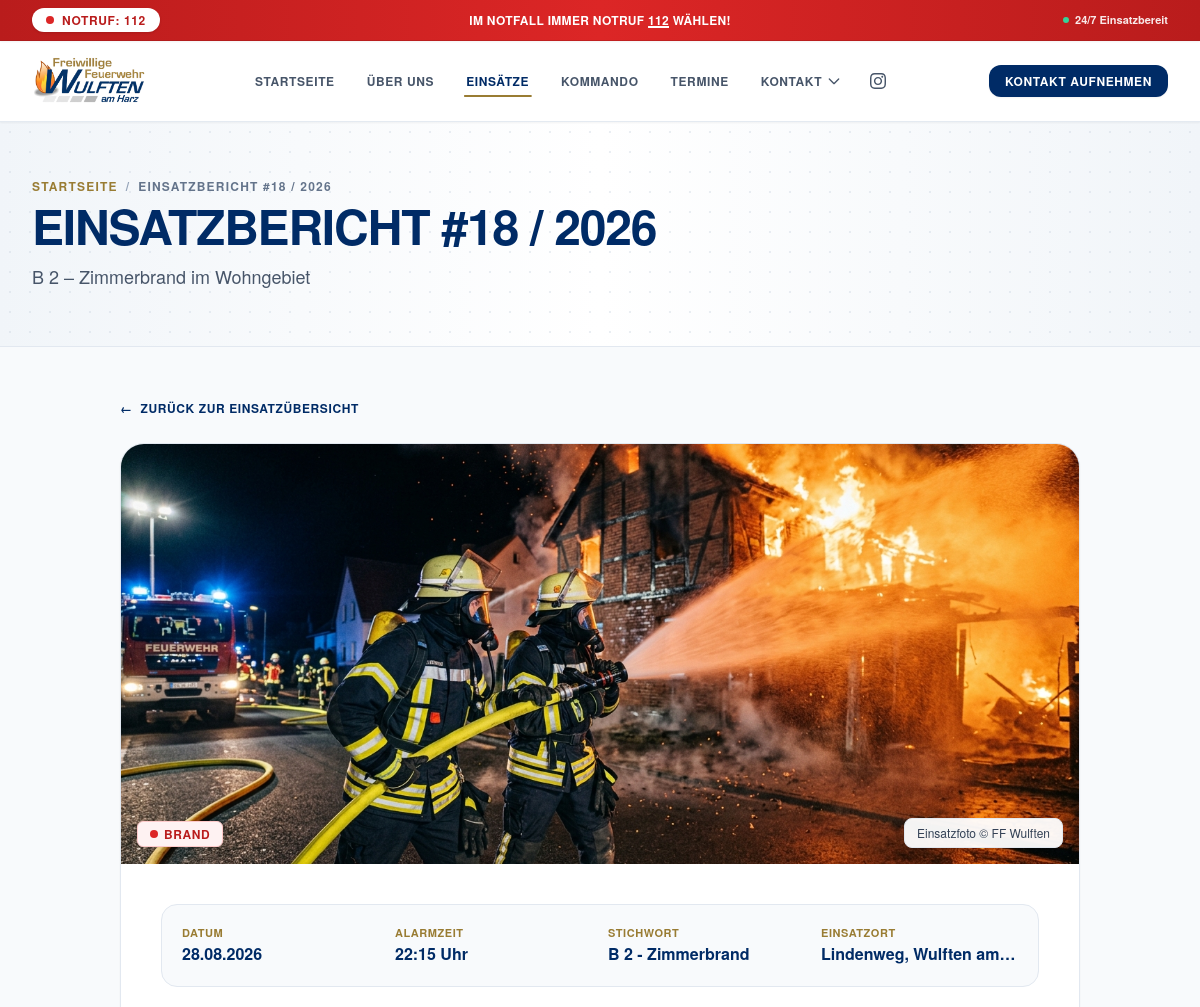
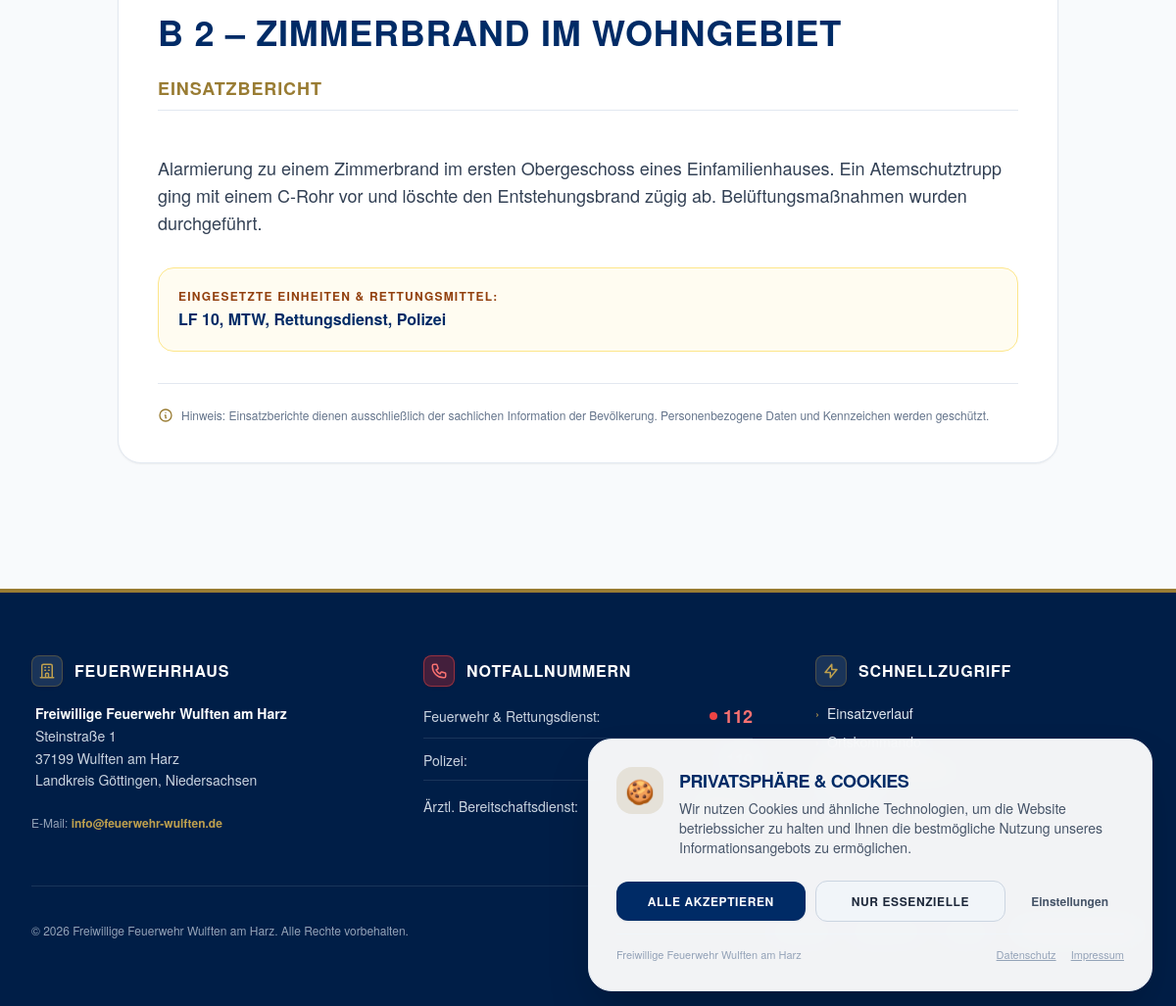
Page /einsatz-detail.php?id=1 on the committed database (2 pictures, top to bottom).
### tables this page shows
CREATE TABLE einsaetze (
    id INTEGER PRIMARY KEY AUTOINCREMENT,
    year INTEGER NOT NULL,
    incident_number INTEGER NOT NULL,
    title VARCHAR(150) NOT NULL,
    keyword VARCHAR(50) NOT NULL,
    category VARCHAR(20) NOT NULL, -- 'brand', 'th', 'sonstige', 'bma'
    date DATE NOT NULL,
    time TIME NOT NULL,
    location VARCHAR(150) NOT NULL,
    description TEXT NOT NULL,
    image_url VARCHAR(255),
    vehicles VARCHAR(255),
    is_published INTEGER DEFAULT 1,
    created_at DATETIME DEFAULT CURRENT_TIMESTAMP
);

CREATE TABLE system_settings (
    setting_key VARCHAR(50) PRIMARY KEY,
    setting_value TEXT NOT NULL,
    updated_at DATETIME DEFAULT CURRENT_TIMESTAMP
);

### einsatz-detail.php (the view, shortened to what this page needs)
<?php
require_once __DIR__ . '/src/Helpers.php';
$id = (int)($_GET['id'] ?? 0);
$db = Database::getConnection();
$stmt = $db->prepare('SELECT * FROM einsaetze WHERE id = ? AND is_published = 1 LIMIT 1');
$stmt->execute([$id]);
$einsatz = $stmt->fetch();
require_once __DIR__ . '/includes/header.php';
require_once __DIR__ . '/includes/banner.php';
?>
<div class="max-w-5xl mx-auto px-4 sm:px-6 lg:px-8 py-12">
  <div class="mb-6">
    <a href="/einsaetze.php" class="inline-flex items-center gap-2 text-xs font-bold uppercase tracking-wider text-navy hover:text-sand transition">
      <span>&larr;</span> Zurück zur Einsatzübersicht
    </a>
  </div>
  <article class="light-panel rounded-3xl overflow-hidden border border-slate-200 shadow-sm">
    <?php if (!empty($einsatz['image_url'])): ?>
      <div class="relative w-full h-72 sm:h-96 md:h-[420px] bg-slate-100 overflow-hidden">
        <img src="<?= e($einsatz['image_url']) ?>" alt="<?= e($einsatz['title']) ?>" class="w-full h-full object-cover">
        <div class="absolute bottom-4 left-4 right-4 flex items-center justify-between">
          <div><?= getCategoryBadge($einsatz['category']) ?></div>
          <span class="text-xs text-slate-700 bg-white/95 px-3 py-1.5 rounded-lg border border-slate-200 shadow-sm font-medium">
            Einsatzfoto © FF Wulften
          </span>
        </div>
      </div>
    <?php endif; ?>
    <div class="p-6 sm:p-10">
      <div class="grid grid-cols-2 md:grid-cols-4 gap-4 p-5 rounded-2xl bg-slate-50 border border-slate-200 mb-8">
        <div>
          <span class="block text-[11px] font-bold text-sand uppercase tracking-wider">Datum</span>
          <span class="text-sm sm:text-base font-bold text-navy"><?= formatDateGerman($einsatz['date']) ?></span>
        </div>
        <div>
          <span class="block text-[11px] font-bold text-sand uppercase tracking-wider">Alarmzeit</span>
          <span class="text-sm sm:text-base font-bold text-navy"><?= formatTimeGerman($einsatz['time']) ?></span>
        </div>
        <div>
          <span class="block text-[11px] font-bold text-sand uppercase tracking-wider">Stichwort</span>
          <span class="text-sm sm:text-base font-bold text-navy truncate block"><?= e($einsatz['keyword']) ?></span>
        </div>
        <div>
          <span class="block text-[11px] font-bold text-sand uppercase tracking-wider">Einsatzort</span>
          <span class="text-sm sm:text-base font-bold text-navy truncate block"><?= e($einsatz['location']) ?></span>
        </div>
      </div>
      <h1 class="text-2xl sm:text-3xl lg:text-4xl font-extrabold uppercase text-navy mb-6 leading-tight">
        <?= e($einsatz['title']) ?>
      </h1>
      <div class="prose max-w-none text-slate-700 text-base sm:text-lg leading-relaxed space-y-4 mb-8">
        <h2 class="text-lg font-bold uppercase tracking-wider text-sand border-b border-slate-200 pb-2">
          Einsatzbericht
        </h2>
        <p class="whitespace-pre-line font-light">
          <?= nl2br(e($einsatz['description'])) ?>
        </p>
      </div>
      <?php if (!empty($einsatz['vehicles'])): ?>
        <div class="p-5 rounded-2xl bg-amber-50/70 border border-amber-200">
          <span class="block text-xs font-bold text-amber-800 uppercase tracking-widest mb-1">
            Eingesetzte Einheiten & Rettungsmittel:
          </span>
          <p class="text-sm sm:text-base text-navy font-semibold">
            <?= e($einsatz['vehicles']) ?>
          </p>
        </div>
      <?php endif; ?>
      <div class="mt-8 pt-6 border-t border-slate-200 text-xs text-slate-500 flex items-center gap-2">
        <svg class="w-4 h-4 text-sand flex-shrink-0" fill="none" stroke="currentColor" viewBox="0 0 24 24"><path stroke-linecap="round" stroke-linejoin="round" stroke-width="2" d="M13 16h-1v-4h-1m1-4h.01M21 12a9 9 0 11-18 0 9 9 0 0118 0z"/></svg>
        <span>Hinweis: Einsatzberichte dienen ausschließlich der sachlichen Information der Bevölkerung. Personenbezogene Daten und Kennzeichen werden geschützt.</span>
      </div>
    </div>
  </article>
</div>
<?php require_once __DIR__ . '/includes/footer.php'; ?>

### includes/footer.php (shortened to what this page needs)
  </main>
  <footer class="bg-[#001e47] text-slate-200 mt-20 relative border-t-4 border-sand">
    <div class="max-w-7xl mx-auto px-4 sm:px-6 lg:px-8 py-16">
      <div class="grid grid-cols-1 md:grid-cols-3 gap-12 lg:gap-16">
        <div class="space-y-4">
          <div class="flex items-center gap-3">
            <div class="w-8 h-8 rounded-lg bg-white/10 border border-sand/40 flex items-center justify-center p-1.5 shadow">
              <svg class="w-full h-full text-sand-light" fill="none" stroke="currentColor" viewBox="0 0 24 24">
                <path stroke-linecap="round" stroke-linejoin="round" stroke-width="2" d="M19 21V5a2 2 0 00-2-2H7a2 2 0 00-2 2v16m14 0h2m-2 0h-5m-9 0H3m2 0h5M9 7h1m-1 4h1m4-4h1m-1 4h1m-5 10v-5a1 1 0 011-1h2a1 1 0 011 1v5m-4 0h4"/>
              </svg>
            </div>
            <h4 class="text-white font-bold text-base uppercase tracking-wider">Feuerwehrhaus</h4>
          </div>
          <address class="not-italic text-sm text-slate-300 leading-relaxed pl-1">
            <strong class="text-white block font-semibold">Freiwillige Feuerwehr Wulften am Harz</strong>
            Steinstraße 1<br>
            37199 Wulften am Harz<br>
            Landkreis Göttingen, Niedersachsen
          </address>
          <div class="pt-2 text-xs text-slate-400">
            <span>E-Mail: </span>
            <a href="mailto:<?= e(getSetting('contact_email', 'info@feuerwehr-wulften.de')) ?>" class="text-sand-light hover:underline font-semibold">
              <?= e(getSetting('contact_email', 'info@feuerwehr-wulften.de')) ?>
            </a>
          </div>
        </div>
        <div class="space-y-4">
          <div class="flex items-center gap-3">
            <div class="w-8 h-8 rounded-lg bg-red-600/30 border border-red-500/50 flex items-center justify-center p-1.5 shadow">
            </div>
            <h4 class="text-white font-bold text-base uppercase tracking-wider">Notfallnummern</h4>
          </div>
          <ul class="space-y-2.5 text-sm">
            <li class="flex items-center justify-between border-b border-white/10 pb-2">
              <span class="text-slate-300">Feuerwehr & Rettungsdienst:</span>
              <a href="tel:112" class="font-extrabold text-red-400 hover:underline text-lg flex items-center gap-1.5">
                <span class="w-2 h-2 rounded-full bg-red-500 animate-ping"></span>
                112
              </a>
            </li>
            <li class="flex items-center justify-between border-b border-white/10 pb-2">
              <span class="text-slate-300">Polizei:</span>
              <a href="tel:110" class="font-bold text-white hover:underline text-base">110</a>
            </li>
            <li class="flex items-center justify-between pt-1">
              <span class="text-slate-300">Ärztl. Bereitschaftsdienst:</span>
              <a href="tel:116117" class="font-bold text-sand-light hover:underline text-base">116 117</a>
            </li>
          </ul>
        </div>
        <div class="space-y-4">
          <div class="flex items-center gap-3">
            <div class="w-8 h-8 rounded-lg bg-white/10 border border-sand/40 flex items-center justify-center p-1.5 shadow">
              <svg class="w-full h-full text-sand-light" fill="none" stroke="currentColor" viewBox="0 0 24 24">
                <path stroke-linecap="round" stroke-linejoin="round" stroke-width="2" d="M13 10V3L4 14h7v7l9-11h-7z"/>
              </svg>
            </div>
            <h4 class="text-white font-bold text-base uppercase tracking-wider">Schnellzugriff</h4>
          </div>
          <ul class="space-y-2 text-sm">
            <li>
              <a href="/einsaetze.php" class="hover:text-sand-light transition inline-flex items-center gap-2">
                <span class="text-sand-light text-xs">&rsaquo;</span> Einsatzverlauf
              </a>
            </li>
            <li>
              <a href="/kommando.php" class="hover:text-sand-light transition inline-flex items-center gap-2">
                <span class="text-sand-light text-xs">&rsaquo;</span> Ortskommando
              </a>
            </li>
            <li>
              <a href="/schnupperdienst.php" class="text-sand-light font-bold hover:text-white transition inline-flex items-center gap-2">
                <span>🔥</span> Schnupperdienst
              </a>
            </li>
            <li>
              <a href="/kontakt.php" class="hover:text-sand-light transition inline-flex items-center gap-2">
                <span class="text-sand-light text-xs">&rsaquo;</span> Kontakt
              </a>
            </li>
          </ul>
        </div>
      </div>
      <div class="mt-14 pt-8 border-t border-white/10 flex flex-col sm:flex-row items-center justify-between text-xs text-slate-400 gap-4">
        <div>
          &copy; 2026 Freiwillige Feuerwehr Wulften am Harz. Alle Rechte vorbehalten.
        </div>
        <div class="flex items-center space-x-6">
          <a href="/impressum.php" class="hover:text-slate-200 transition">Impressum</a>
          <a href="/datenschutz.php" class="hover:text-slate-200 transition">Datenschutz</a>
          <button type="button" onclick="if(window.openCookieSettingsModal){window.openCookieSettingsModal();}" class="hover:text-slate-200 transition">
          </button>
          <a href="/admin/login.php" class="text-sand-light hover:text-white font-semibold transition flex items-center gap-1.5 py-1 px-3 rounded-lg border border-sand/40 bg-white/5">
            <span>Interner Bereich</span>
          </a>
        </div>
      </div>
    </div>
  </footer>
  <?php require_once __DIR__ . '/cookie_banner.php'; ?>
</body>
</html>

### assets/css/custom.css (style rules this page uses)
:root { --color-navy: #002b66; --color-navy-dark: #00193d; --color-navy-surface: #f1f5f9; --color-sand: #997c33; --color-sand-light: #bfa04e; --color-sand-dark: #786022; --color-alarm: #dc2626; --color-bg-main: #f8fafc; --color-card-bg: #ffffff; --font-sans: 'Helvetica Neue', Helvetica, Arial, -apple-system, BlinkMacSystemFont, 'Segoe UI', Roboto, sans-serif; --font-eurostile: 'Helvetica Neue', Helvetica, Arial, -apple-system, BlinkMacSystemFont, 'Segoe UI', Roboto, sans-serif; }
body { font-family: var(--font-sans); background-color: var(--color-bg-main); color: #334155; overflow-x: hidden; -webkit-font-smoothing: antialiased; }
h1, h2, h3, h4, h5, h6 { font-family: var(--font-sans); color: var(--color-navy); letter-spacing: 0.02em; }
.glass-panel, .light-panel { background: #ffffff; border: 1px solid #e2e8f0; box-shadow: 0 10px 25px -5px rgba(0, 43, 102, 0.07); }

### rows in the picture
einsaetze: image_url (picture), date "28.08.2026", time "22:15 Uhr", keyword "B 2 - Zimmerbrand", location "Lindenweg, Wulften am…", title "B 2 – ZIMMERBRAND IM WOHNGEBIET", description "Alarmierung zu einem Zimmerbrand im ersten Obergeschoss eines Einfamilienhauses. Ein Atemschutztrupp ging mit einem C-Rohr vor und löschte den Entstehungsbrand zügig ab. Belüftungsmaßnahmen wurden durchgeführt.", vehicles "LF 10, MTW, Rettungsdienst, Polizei"
system_settings: setting_value "info@feuerwehr-wulften.de"

### other values in the picture
$bannerTitle "EINSATZBERICHT #18 / 2026"
$bannerIntro "B 2 – Zimmerbrand im Wohngebiet"
